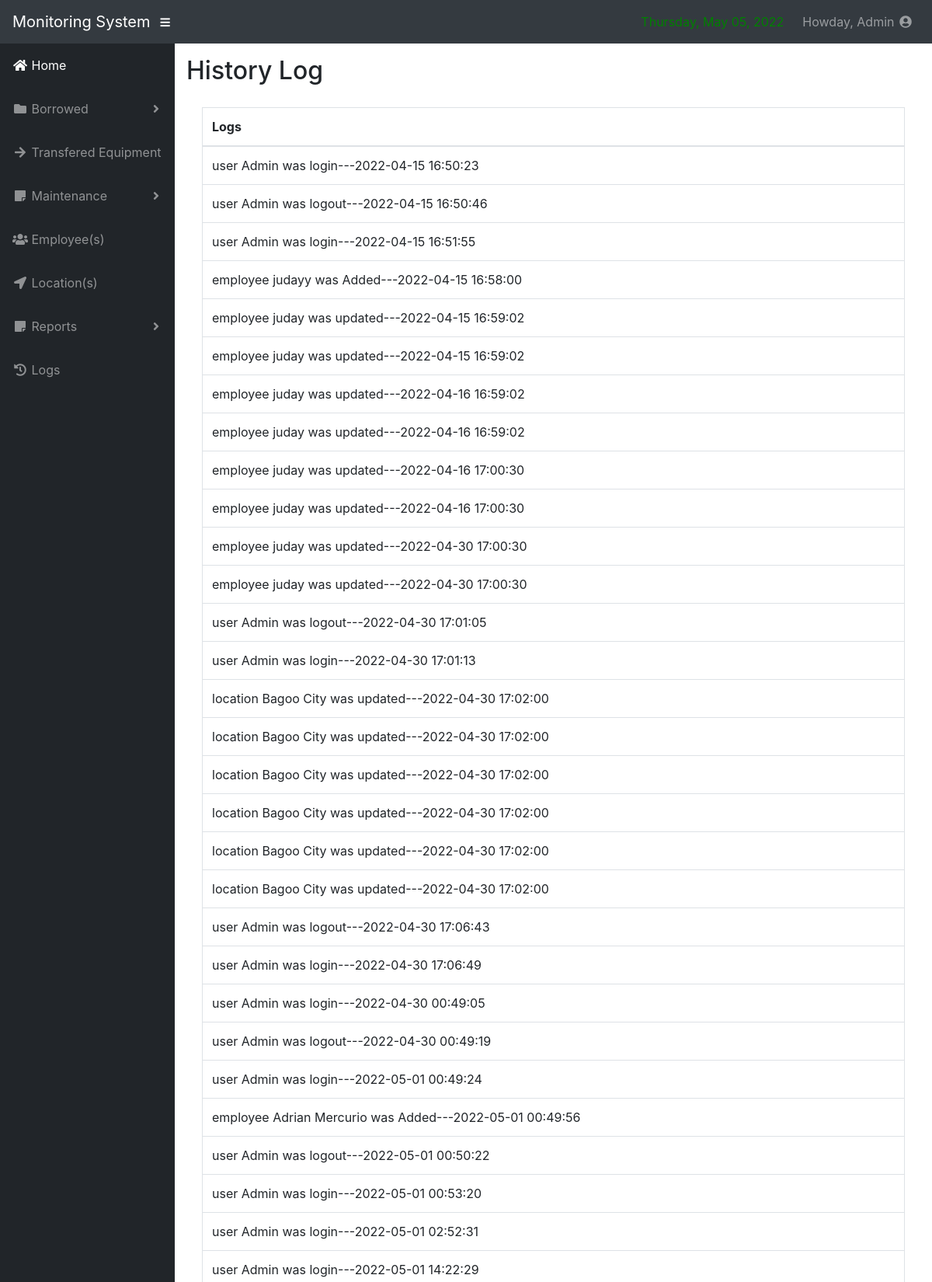
The app's page /log.php (signed in, upper part) with its own data.
### tables this page shows
CREATE TABLE `logs` (
  `log_id` int(11) NOT NULL,
  `action` text NOT NULL,
  `date_time` datetime NOT NULL
);

### log.php (the view, shortened to what this page needs)
<?php
       include('include/connect.php');
       include('include/header.php');
       include('include/sidebar1.php')
        ?>
<div id="content-wrapper">
        <div class="container-fluid">
 <h2>History Log</h2>
            <div class="card-body">
              <div class="table-responsive">
                <table class="table table-bordered" id="" width="100%" cellspacing="0">
                  <thead>
                    <tr>
                      <th>Logs</th>
                    </tr>
                  </thead>
              <?php
$query = "SELECT * FROM logs";
                    $result = mysqli_query($db, $query) or die (mysqli_error($db));
                        while ($row = mysqli_fetch_assoc($result)) {
                            echo '<tr>';
                             echo '<td>'. $row['action'].'---'.$row['date_time'].'</td>';
                            echo '</tr> ';
                        }
            ?>
                </table>
                <?php
       include('include/footer.php');
        ?>

### css/sb-admin.css (style rules this page uses)
html { position: relative; min-height: 100%; }
body { height: 100%; }
#wrapper #content-wrapper { overflow-x: hidden; width: 100%; padding-top: 1rem; padding-bottom: 80px; }
:root { --input-padding-x: 0.75rem; --input-padding-y: 0.75rem; }

### records on screen
logs: action "user Admin was login", date_time "2022-04-15 16:50:23"
logs: action "user Admin was logout", date_time "2022-04-15 16:50:46"
logs: action "user Admin was login", date_time "2022-04-15 16:51:55"
logs: action "employee judayy was Added", date_time "2022-04-15 16:58:00"
logs: action "employee juday was updated", date_time "2022-04-15 16:59:02"
logs: action "employee juday was updated", date_time "2022-04-15 16:59:02"
logs: action "employee juday was updated", date_time "2022-04-16 16:59:02"
logs: action "employee juday was updated", date_time "2022-04-16 16:59:02"
logs: action "employee juday was updated", date_time "2022-04-16 17:00:30"
logs: action "employee juday was updated", date_time "2022-04-16 17:00:30"
logs: action "employee juday was updated", date_time "2022-04-30 17:00:30"
logs: action "employee juday was updated", date_time "2022-04-30 17:00:30"
logs: action "user Admin was logout", date_time "2022-04-30 17:01:05"
logs: action "user Admin was login", date_time "2022-04-30 17:01:13"
logs: action "location Bagoo City was updated", date_time "2022-04-30 17:02:00"
logs: action "location Bagoo City was updated", date_time "2022-04-30 17:02:00"
logs: action "location Bagoo City was updated", date_time "2022-04-30 17:02:00"
logs: action "location Bagoo City was updated", date_time "2022-04-30 17:02:00"
logs: action "location Bagoo City was updated", date_time "2022-04-30 17:02:00"
logs: action "location Bagoo City was updated", date_time "2022-04-30 17:02:00"
logs: action "user Admin was logout", date_time "2022-04-30 17:06:43"
logs: action "user Admin was login", date_time "2022-04-30 17:06:49"
logs: action "user Admin was login", date_time "2022-04-30 00:49:05"
logs: action "user Admin was logout", date_time "2022-04-30 00:49:19"
logs: action "user Admin was login", date_time "2022-05-01 00:49:24"
logs: action "employee Adrian Mercurio was Added", date_time "2022-05-01 00:49:56"
logs: action "user Admin was logout", date_time "2022-05-01 00:50:22"
logs: action "user Admin was login", date_time "2022-05-01 00:53:20"
logs: action "user Admin was login", date_time "2022-05-01 02:52:31"
logs: action "user Admin was login", date_time "2022-05-01 14:22:29"

### other values on screen
$_SESSION['name'] "Admin"
